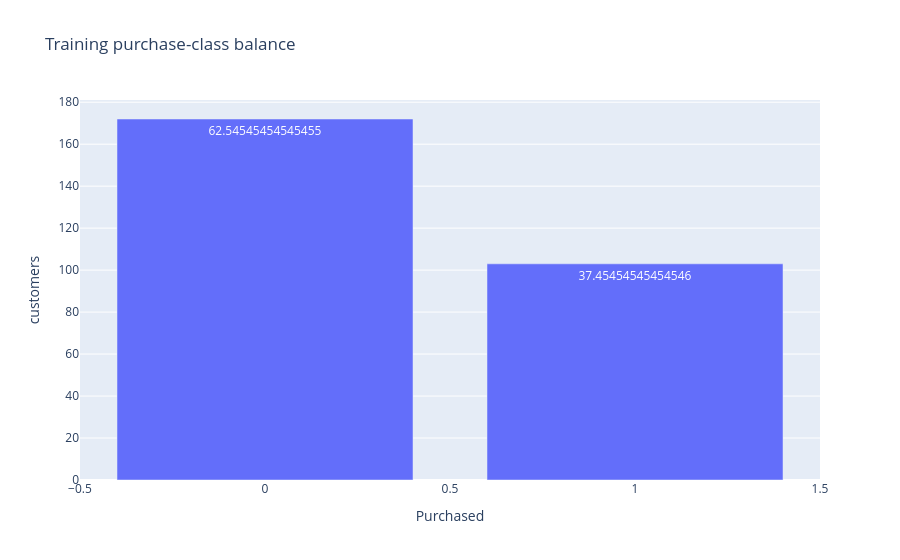

The notebook cell saved with this chart:
### Markdown cell above
## Purchase balance
The cleaned training split contains 172 non-purchases and 103 purchases. Non-purchases are the larger class, so accuracy needs to be read alongside recall and precision. `Purchased = 1` is the positive class.

### Code cell
balance = eda[TARGET].value_counts().sort_index().rename_axis(TARGET).reset_index(name="customers")
balance["percent"] = balance.customers / len(eda) * 100
display(balance)
px.bar(balance, x=TARGET, y="customers", text="percent", title="Training purchase-class balance").show()

### Figure 1 — Plotly figure (JSON) as saved in the notebook; plotly's stock layout.template omitted (floating-point values rounded to 4 significant figures)
{"data": [{"hovertemplate": "Purchased=%{x}<br>customers=%{y}<br>percent=%{text}<extra></extra>", "legendgroup": "", "marker": {"color": "#636efa", "pattern": {"shape": ""}}, "name": "", "orientation": "v", "showlegend": false, "text": [62.55, 37.45], "textposition": "auto", "type": "bar", "x": [0, 1], "xaxis": "x", "y": [172, 103], "yaxis": "y"}], "layout": {"barmode": "relative", "legend": {"tracegroupgap": 0}, "title": {"text": "Training purchase-class balance"}, "xaxis": {"anchor": "y", "domain": [0.0, 1.0], "title": {"text": "Purchased"}}, "yaxis": {"anchor": "x", "domain": [0.0, 1.0], "title": {"text": "customers"}}}}
